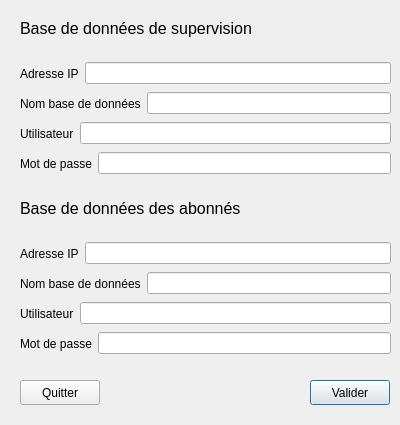
<?xml version="1.0" encoding="UTF-8"?>
<ui version="4.0">
 <class>ChangementsAdresses</class>
 <widget class="QDialog" name="ChangementsAdresses">
  <property name="geometry">
   <rect>
    <x>0</x>
    <y>0</y>
    <width>400</width>
    <height>425</height>
   </rect>
  </property>
  <property name="windowTitle">
   <string>Dialog</string>
  </property>
  <widget class="QLabel" name="label">
   <property name="geometry">
    <rect>
     <x>20</x>
     <y>20</y>
     <width>251</width>
     <height>17</height>
    </rect>
   </property>
   <property name="font">
    <font>
     <pointsize>12</pointsize>
    </font>
   </property>
   <property name="text">
    <string>Base de données de supervision</string>
   </property>
  </widget>
  <widget class="QWidget" name="layoutWidget">
   <property name="geometry">
    <rect>
     <x>20</x>
     <y>240</y>
     <width>371</width>
     <height>27</height>
    </rect>
   </property>
   <layout class="QHBoxLayout" name="horizontalLayout_5">
    <item>
     <widget class="QLabel" name="label_6">
      <property name="text">
       <string>Adresse IP</string>
      </property>
     </widget>
    </item>
    <item>
     <widget class="QLineEdit" name="lineEditIPAbonnes"/>
    </item>
   </layout>
  </widget>
  <widget class="QWidget" name="layoutWidget_2">
   <property name="geometry">
    <rect>
     <x>20</x>
     <y>300</y>
     <width>371</width>
     <height>27</height>
    </rect>
   </property>
   <layout class="QHBoxLayout" name="horizontalLayout_6">
    <item>
     <widget class="QLabel" name="label_7">
      <property name="text">
       <string>Utilisateur</string>
      </property>
     </widget>
    </item>
    <item>
     <widget class="QLineEdit" name="lineEditUserAbonnes"/>
    </item>
   </layout>
  </widget>
  <widget class="QWidget" name="layoutWidget_3">
   <property name="geometry">
    <rect>
     <x>20</x>
     <y>330</y>
     <width>371</width>
     <height>27</height>
    </rect>
   </property>
   <layout class="QHBoxLayout" name="horizontalLayout_7">
    <item>
     <widget class="QLabel" name="label_8">
      <property name="text">
       <string>Mot de passe</string>
      </property>
     </widget>
    </item>
    <item>
     <widget class="QLineEdit" name="lineEditPasswordAbonnes"/>
    </item>
   </layout>
  </widget>
  <widget class="QWidget" name="layoutWidget_4">
   <property name="geometry">
    <rect>
     <x>20</x>
     <y>270</y>
     <width>371</width>
     <height>27</height>
    </rect>
   </property>
   <layout class="QHBoxLayout" name="horizontalLayout_8">
    <item>
     <widget class="QLabel" name="label_9">
      <property name="text">
       <string>Nom base de données</string>
      </property>
     </widget>
    </item>
    <item>
     <widget class="QLineEdit" name="lineEditNomAbonnes"/>
    </item>
   </layout>
  </widget>
  <widget class="QLabel" name="label_10">
   <property name="geometry">
    <rect>
     <x>20</x>
     <y>200</y>
     <width>251</width>
     <height>17</height>
    </rect>
   </property>
   <property name="font">
    <font>
     <pointsize>12</pointsize>
    </font>
   </property>
   <property name="text">
    <string>Base de données des abonnés</string>
   </property>
  </widget>
  <widget class="QPushButton" name="pushButtonValider">
   <property name="geometry">
    <rect>
     <x>310</x>
     <y>380</y>
     <width>80</width>
     <height>25</height>
    </rect>
   </property>
   <property name="text">
    <string>Valider</string>
   </property>
  </widget>
  <widget class="QPushButton" name="pushButtonQuitter">
   <property name="geometry">
    <rect>
     <x>20</x>
     <y>380</y>
     <width>80</width>
     <height>25</height>
    </rect>
   </property>
   <property name="text">
    <string>Quitter</string>
   </property>
  </widget>
  <widget class="QWidget" name="layoutWidget">
   <property name="geometry">
    <rect>
     <x>20</x>
     <y>150</y>
     <width>371</width>
     <height>27</height>
    </rect>
   </property>
   <layout class="QHBoxLayout" name="horizontalLayout">
    <item>
     <widget class="QLabel" name="label_5">
      <property name="text">
       <string>Mot de passe</string>
      </property>
     </widget>
    </item>
    <item>
     <widget class="QLineEdit" name="lineEditPasswordSupervision"/>
    </item>
   </layout>
  </widget>
  <widget class="QWidget" name="layoutWidget">
   <property name="geometry">
    <rect>
     <x>20</x>
     <y>120</y>
     <width>371</width>
     <height>27</height>
    </rect>
   </property>
   <layout class="QHBoxLayout" name="horizontalLayout_2">
    <item>
     <widget class="QLabel" name="label_4">
      <property name="text">
       <string>Utilisateur</string>
      </property>
     </widget>
    </item>
    <item>
     <widget class="QLineEdit" name="lineEditUserSupervision"/>
    </item>
   </layout>
  </widget>
  <widget class="QWidget" name="layoutWidget">
   <property name="geometry">
    <rect>
     <x>20</x>
     <y>90</y>
     <width>371</width>
     <height>27</height>
    </rect>
   </property>
   <layout class="QHBoxLayout" name="horizontalLayout_3">
    <item>
     <widget class="QLabel" name="label_3">
      <property name="text">
       <string>Nom base de données</string>
      </property>
     </widget>
    </item>
    <item>
     <widget class="QLineEdit" name="lineEditNomSupervision"/>
    </item>
   </layout>
  </widget>
  <widget class="QWidget" name="layoutWidget">
   <property name="geometry">
    <rect>
     <x>20</x>
     <y>60</y>
     <width>371</width>
     <height>27</height>
    </rect>
   </property>
   <layout class="QHBoxLayout" name="horizontalLayout_4">
    <item>
     <widget class="QLabel" name="label_2">
      <property name="text">
       <string>Adresse IP</string>
      </property>
     </widget>
    </item>
    <item>
     <widget class="QLineEdit" name="lineEditIPSupervision"/>
    </item>
   </layout>
  </widget>
 </widget>
 <resources/>
 <connections>
  <connection>
   <sender>pushButtonQuitter</sender>
   <signal>clicked()</signal>
   <receiver>ChangementsAdresses</receiver>
   <slot>close()</slot>
   <hints>
    <hint type="sourcelabel">
     <x>51</x>
     <y>385</y>
    </hint>
    <hint type="destinationlabel">
     <x>164</x>
     <y>387</y>
    </hint>
   </hints>
  </connection>
 </connections>
</ui>
